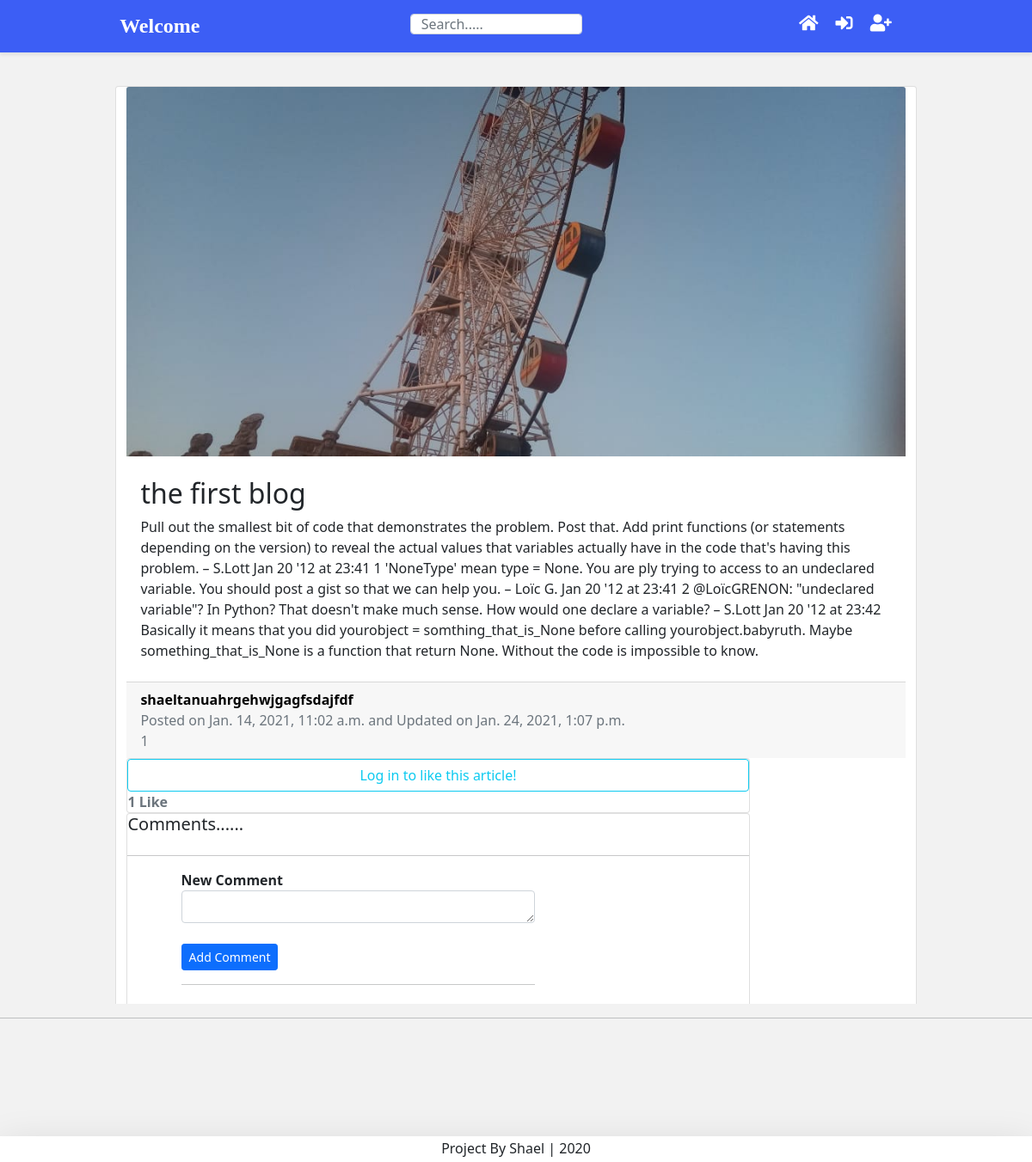
Before: /blog/shael-the-first-blog/ with the older database file.
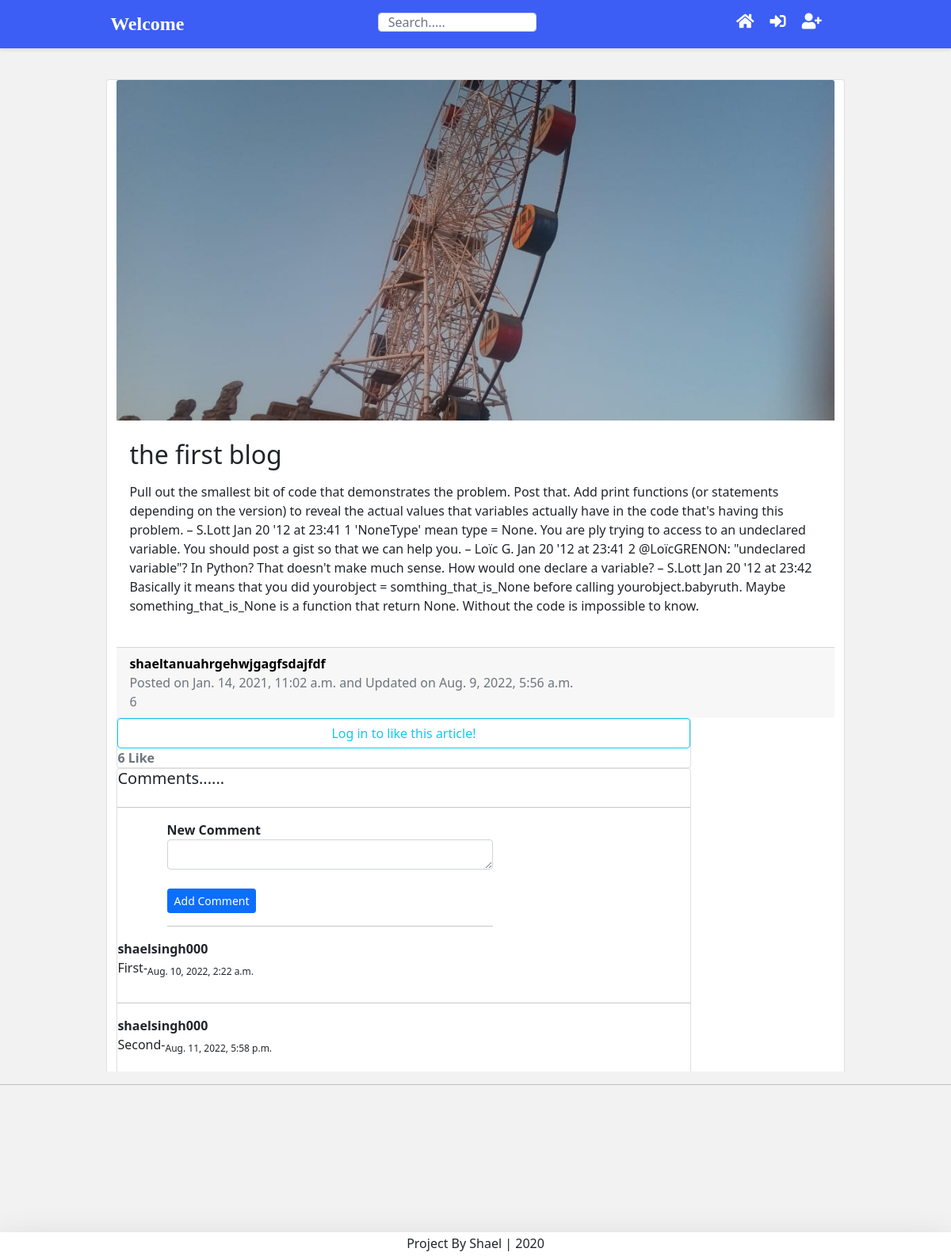
After: the same page with the newer database file.
### blog/models.py (models this page shows, shortened)
class BlogPost(models.Model):
    title               = models.CharField(max_length=50, null= False, blank= False)
    body                = models.TextField(max_length=50000)
    image               = models.ImageField(upload_to= upload_loaction, null = False, blank= True)
    date_published      = models.DateTimeField(auto_now_add=True, verbose_name="date published")
    date_updated        = models.DateTimeField(auto_now=True, verbose_name="date updated")
    author              = models.ForeignKey(settings.AUTH_USER_MODEL, on_delete=models.CASCADE)
    slug                = models.SlugField(blank=True,unique = True)
    likes               = models.ManyToManyField(Account,related_name='blogpost_like')
    def number_of_likes(self):
        return self.likes.count()

class comment(models.Model):
    post                = models.ForeignKey(BlogPost,related_name="comments", on_delete=models.CASCADE)
    body                = models.TextField(max_length=250)
    date_published      = models.DateTimeField(auto_now_add=True, verbose_name="date published")
    author              = models.ForeignKey(settings.AUTH_USER_MODEL, on_delete=models.CASCADE)

### account/models.py (models this page shows, shortened)
class Account(AbstractBaseUser):
    email               = models.EmailField(verbose_name="email",max_length=60,unique=True)
    username            = models.CharField(max_length=30, unique=True)
    bio                 = models.TextField(max_length=500, default=" ")
    date_joined         = models.DateTimeField(verbose_name="date joined",  auto_now_add =True)
    date_joined         = models.DateTimeField(verbose_name="last login", auto_now_add = True)
    is_admin            = models.BooleanField(default=False)
    is_active           = models.BooleanField(default=True)
    is_staff            = models.BooleanField(default=False)
    is_superuser        = models.BooleanField(default=False)
    objects = MyAccountManager()
    USERNAME_FIELD = 'email'
    REQUIRED_FIELDS = ['username']

### blog/views.py (the view, shortened to what this page needs)
# urls.py: path('<slug>/',detail_blog_view, name='detail'),
def detail_blog_view(request, slug):
	context = {}
	blog_post = get_object_or_404(BlogPost, slug=slug)
	liked=False
	if blog_post.likes.filter(username=request.user.username).exists():
		liked = True
	context={'blog_post': blog_post,'number_of_likes':blog_post.number_of_likes(), 'post_is_liked':liked}
	return render(request, 'blog/detail_blog.html', context)

### blog/templates/blog/detail_blog.html (shortened to what this page needs)
{% extends 'base.html' %}
{% load avatar_tags %}
{% block content %}
	<div class="row">
		<div class="card m-auto">
			<img class="card-img-top" src={{blog_post.image.url}}>
			<div class="card-body mt-2 mb-2">
                <h2 class="card-title">{{blog_post.title}}</h2>
                <p class="card-text">{{blog_post.body|safe}}</p>
			</div>
			<div class="card-footer text-muted">
				<a class='post_links' href="{% url 'other_account' blog_post.author.username %}">{% avatar blog_post.author.email class="image-circle" id="user_avatar"%}{{blog_post.author.username}}</a><br>
			  Posted on {{blog_post.date_published}} and Updated on {{blog_post.date_updated}}<br>
			  {{blog_post.number_of_likes}}
		</div>
			<div class="card">
				{% if user.is_authenticated %}
					<form action="{% url 'blog:detail' blog_post.slug %}" method="POST">
						{% csrf_token %}
						{% if post_is_liked %}
							<button type="submit" name="blogpost_id" value="{{object.username}}"><svg xmlns="http://www.w3.org/2000/svg" width="16" height="16" fill="red" class="bi bi-heart-fill" viewBox="0 0 16 16">
								<path fill-rule="evenodd" d="M8 1.314C12.438-3.248 23.534 4.735 8 15-7.534 4.736 3.562-3.248 8 1.314z"/>
							  </svg></button>
						{% else %}
							<button type="submit" name="blogpost_id" value="{{object.username}}"><svg xmlns="http://www.w3.org/2000/svg" width="16" height="16" fill="currentColor" class="bi bi-heart" viewBox="0 0 16 16">
								<path d="m8 2.748-.717-.737C5.6.281 2.514.878 1.4 3.053c-.523 1.023-.641 2.5.314 4.385.92 1.815 2.834 3.989 6.286 6.357 3.452-2.368 5.365-4.542 6.286-6.357.955-1.886.838-3.362.314-4.385C13.486.878 10.4.28 8.717 2.01L8 2.748zM8 15C-7.333 4.868 3.279-3.04 7.824 1.143c.06.055.119.112.176.171a3.12 3.12 0 0 1 .176-.17C12.72-3.042 23.333 4.867 8 15z"/>
							  </svg></button>
						{% endif %}
					</form>
				{% else %}
						<a class="btn btn-outline-info" href="{% url 'login' %}?next={{request.path}}">Log in to like this article!</a>
				{% endif %}
				<strong class="text-secondary">{{ number_of_likes }} Like </strong>
			</div>
			<div class="card">
				<h5>Comments......</h5>
				<hr>
				<div class="row">
					<div class="col-lg-7 offset-lg-1">
						<form method="POST">{% csrf_token %}
							<div class="form-group">
								<strong><label for="id_body">New Comment</label></strong>
								<textarea class="form-control" rows="1" type="text" name="body" required></textarea>
							</div><br>
							<button class="submit-button btn btn-sm btn-primary" type="submit">Add Comment</button>
						</form>
						<hr>
					</div>
				</div>
				{%if not blog_post.comments.all%}
					No comments Yet.....
				{%else%}
					{% for comment in blog_post.comments.all%}
					<strong>{% avatar comment.author.email class="image-circle" id="user_avatar"%}{{comment.author.username}}</strong>
					<p>{{comment.body}}-<sub>{{comment.date_published}}</sub></p>
					<hr>
					{%endfor%}
				{%endif%}
			</div>
		</div>
	</div>
{% endblock content %}

### templates/base.html (shortened to what this page needs)
<!DOCTYPE html>
<html lang=en>
<head>
	{% include 'snippets/header.html' %}
</head>
<body style="background-image: url('a.jpg');">
	<div class="container">
		{% block content%}
		{% endblock content%}
	</div>
	{% include 'snippets/footer.html' %}
</body>
</html>

### templates/snippets/tinymce.html (shortened to what this page needs)
{% load static %}

### templates/snippets/header.html (shortened to what this page needs)
{% load avatar_tags %}
{% load static %}
<link href="https://cdn.jsdelivr.net/npm/bootstrap@5.0.0-beta1/dist/css/bootstrap.min.css" rel="stylesheet">
<link rel="stylesheet" href="https://use.fontawesome.com/releases/v5.7.0/css/all.css">
	<header class="d-flex flex-column flex-md-row align-items-center p-3 px-md-4 mb-3 border-bottom shadow-sm nav">
		<div class="navi">
		{% if request.user.is_authenticated %}
			<p class="h5 my-0 me-md-auto fw-bold ">Hello, {{request.user.username}}</p>
		{% else %}
			<p class="h5 my-0 me-md-auto fw-bold">Welcome</p>
		{% endif %}
		<div class="search-bar">
			<form method="get">
				<input class="form-control"  type="text" name="q" id="id_q" placeholder="Search.....">
			</form>
		</div>
		<nav class="my-2 my-md-0 me-md-3" >
			{% if request.user.is_authenticated %}
				<a class="p-2 text-white font-weight-bold" href="{% url 'home' %}"><i class="fa fa-home" aria-hidden="true" style='font-size:20px; color: white'></i></a>
				<a class="p-2 text-white font-weight-bold" href="{% url 'messages:inbox' %}"><i alt="messages" class="fa fa-envelope" aria-hidden="true" style='font-size:20px; color: white'></i></a>
				<a class="p-2 text-white font-weight-bold" href="{% url 'account' user.username %}">{% avatar user class="img_circle"%}</a>
				<a class="p-2 text-white font-weight-bold" href="{% url 'logout' %}"><i class="fa fa-sign-out-alt" aria-hidden="true" style='font-size:20px; color: rgb(250, 250, 250)'></i></a>
			{% else %}
				<a class="p-2 text-white font-weight-bold" href="{% url 'home' %}"><i class="fa fa-home" aria-hidden="true" style='font-size:20px; color: white'></i></a>
				<a class="p-2 text-white font-weight-bold" href ="{% url 'login' %}"><i class="fa fa-sign-in-alt" aria-hidden="true" style='font-size:20px; color: white; '></i></a>
				<a class="p-2 text-white font-weight-bold" href="{% url 'register' %}"><i class="fa fa-user-plus" aria-hidden="true" style='font-size:20px; color: white'></i></a>
			{% endif %}
		</nav>
	</div>
	</header>

### templates/snippets/footer.html (shortened to what this page needs)
<hr>
<div class="d-flex flex-row align-items-center footer bg-white shadow-lg">
    <h6 class="m-auto">Project By Shael | 2020</h6>
</div>

### templates/snippets/header.html (style rules this page uses)
header { width: 100%; position: fixed; top: 0px; }
.search-bar { max-width: 200px; width: 100%; margin-right: auto; }
.search-bar input { height: 24px; }
.nav { background-color: rgb(60, 94, 245); color: white; }
.navi { display: inline-flex; width: 80%; margin-left: 10%; margin-right: 10%; }
.h5 { font-family: 'Brush Script MT', cursive; font-size: 24px; }

### templates/snippets/base_css.html (style rules this page uses)
body { background-color: #f2f2f2; padding-top: 100px; }
.container { overflow-x: hidden; overflow-y: scroll; height: 79vh; border-width: 0px; padding: 0px; background-color: #f2f2f2; }

### blog/templates/blog/detail_blog.html (style rules this page uses)
.card { max-width: 80%; }
.container { padding:0px; }
a.post_links { color:black; font-weight: bold; text-decoration: none; }

### templates/snippets/footer.html (style rules this page uses)
.footer { position: fixed; min-height: 30px; bottom: 0px; width: 100%; }

Changed rows visible on the page:
changed BlogPost "the first blog": date_updated "Jan. 24, 2021, 1:07 p.m." → "Aug. 9, 2022, 5:56 a.m."; number_of_likes "1" → "6"
added comment: author.username "shaelsingh000", body "First", date_published "Aug. 10, 2022, 2:22 a.m."
added comment: author.username "shaelsingh000", body "Second", date_published "Aug. 11, 2022, 5:58 p.m."
Other visible differences:
{{ number_of_likes }}: "1" → "6"
